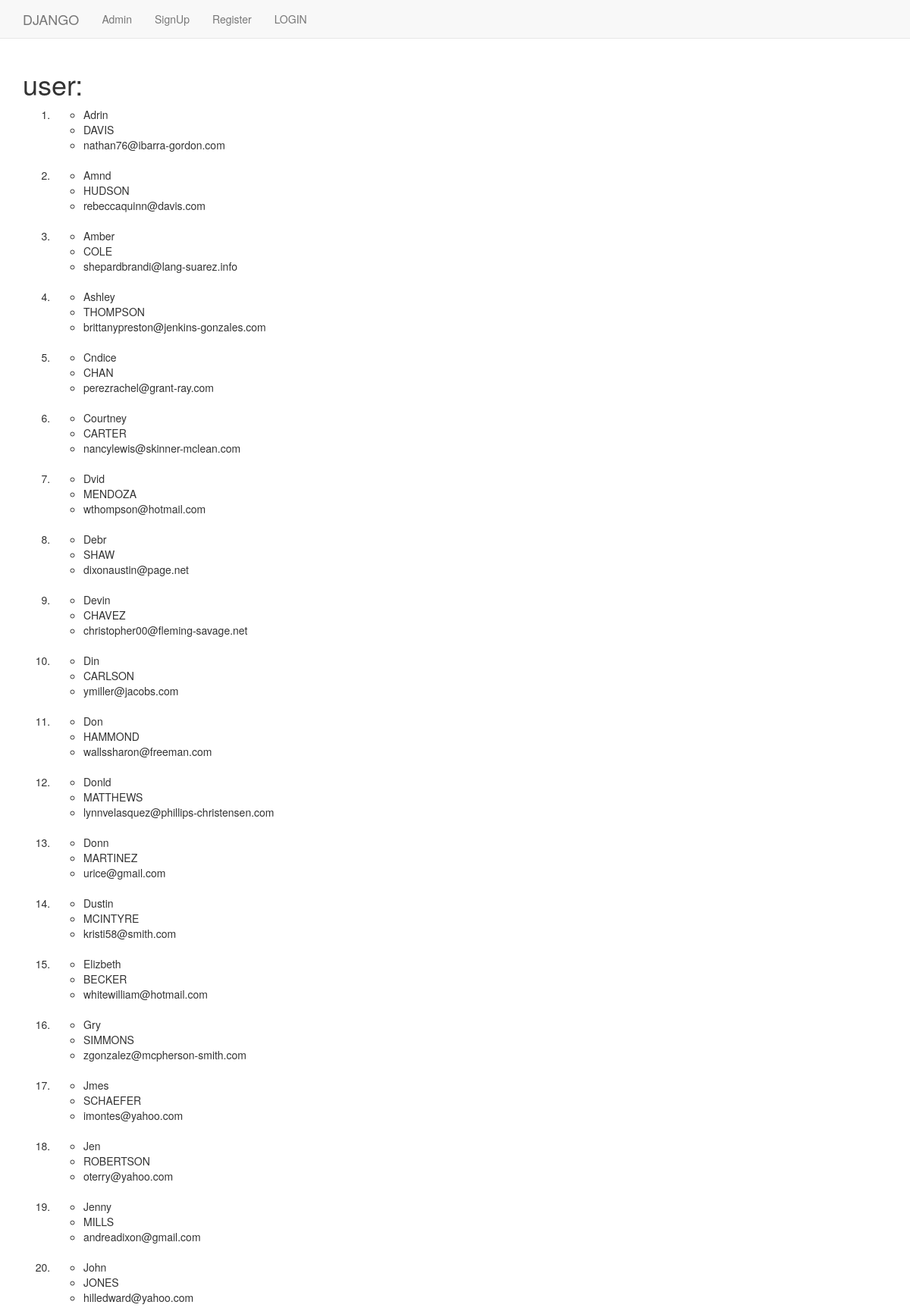
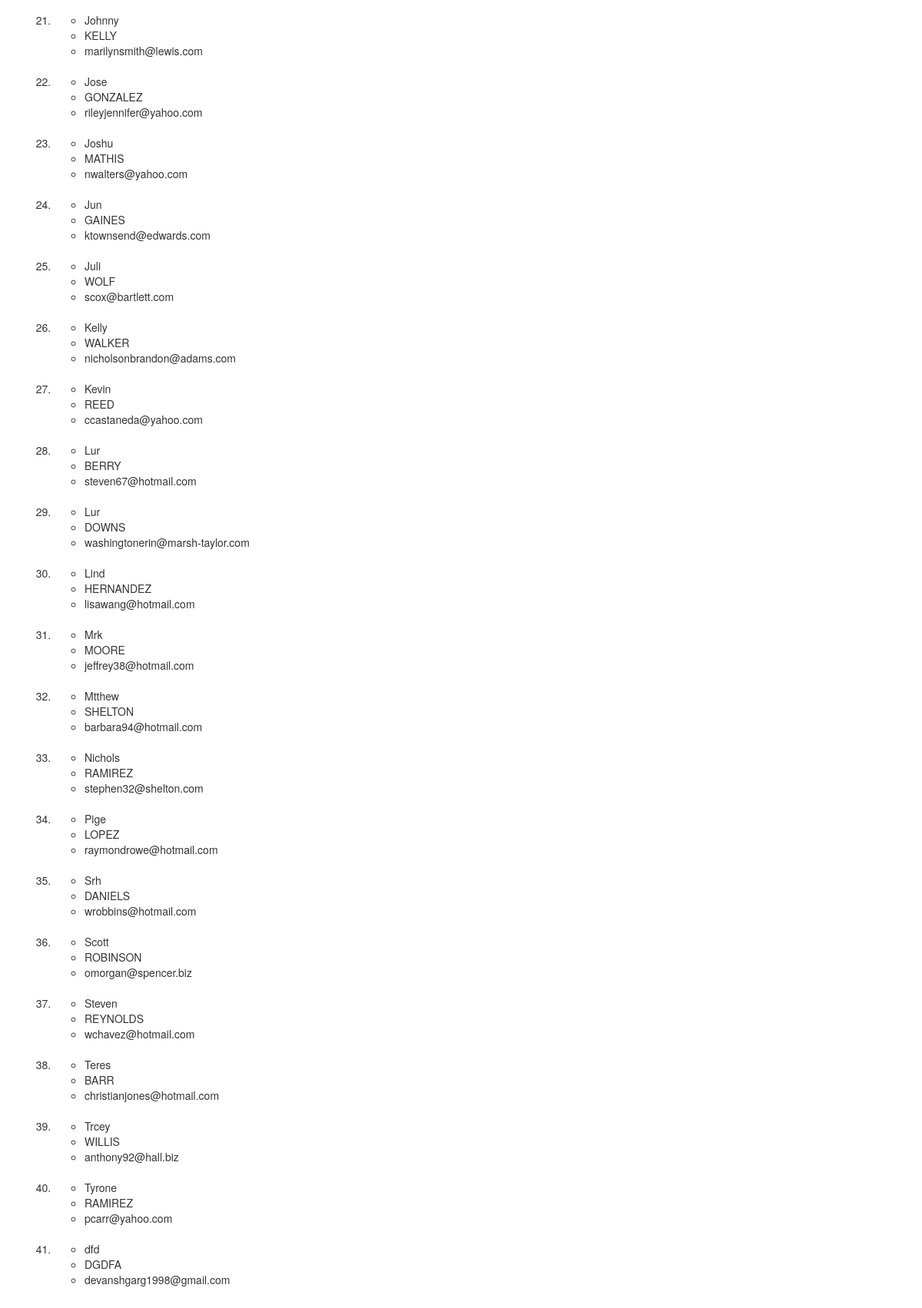
The page /app2/users/ on the database its author committed (2 pictures, top to bottom).
### app2/models.py (models this page shows, shortened)
class Users(models.Model):
    f_name = models.CharField(max_length=264)
    l_name = models.CharField(max_length=264)
    email = models.EmailField(max_length=264, unique=True)

### app2/views.py (the view)
def user(request):
    user_list = Users.objects.order_by('f_name')
    user_dict = {'users': user_list}
    return render(request,'app2/users.html', context=user_dict)

### app2/templatetags/myFilters.py (called while the page is built)
def cut(value,arg):
    return value.replace(arg,'')

### templates/app2/users.html (shortened to what this page needs)
<!DOCTYPE html>
<head>
</head>
{% extends "app2/base.html" %}
{% load myFilters %}
{% block body_blok %}
<h1> user: </h1>
{% if users %}
 <ol>
     {% for i in users %}
     <li>
     <ul>
         <li> {{ i.f_name|cut:'a' }}</li>
         <li> {{ i.l_name|upper }}</li>
         <li> {{ i.email }}</li>
     </ul>
     </li><br>
     {% endfor %}
 </ol>
{% endif %}
{% endblock %}

### templates/app2/base.html (shortened to what this page needs)
<!DOCTYPE html>
<html lang="en">
<head>
    <link rel="stylesheet" href="https://maxcdn.bootstrapcdn.com/bootstrap/3.4.1/css/bootstrap.min.css">
</head>
<body>
     <nav class="navbar navbar-default navbar-static-top">
      <div class="container">
        <ul class="nav navbar-nav">
          <li><a class="navbar-brand" href="{% url 'index' %}">DJANGO</a></li>
          <li><a class="navbar-link" href="{% url 'admin:index' %}">Admin</a></li>
          <li><a class="navbar-link" href="{% url 'app2:form_model' %}">SignUp</a></li>
          <li><a class="navbar-link" href="{% url 'app2:register' %}">Register</a></li>
          {% if user.is_authenticated %}
            <li><a class="navbar-link" href="{% url 'app2:logout' %}">LOGOUT</a></li>
          {% else %}
            <li><a class="navbar-link" href="{% url 'app2:user_login' %}">LOGIN</a></li>
          {% endif %}
        </ul>
      </div>
    </nav>
    <div class="container">
        {% block body_blok %}{% endblock %}
    </div>
</body>
</html>

### rows shown on the page
Users: f_name "Adrin", l_name "DAVIS", email "nathan76@ibarra-gordon.com"
Users: f_name "Amnd", l_name "HUDSON", email "rebeccaquinn@davis.com"
Users: f_name "Amber", l_name "COLE", email "shepardbrandi@lang-suarez.info"
Users: f_name "Ashley", l_name "THOMPSON", email "brittanypreston@jenkins-gonzales.com"
Users: f_name "Cndice", l_name "CHAN", email "perezrachel@grant-ray.com"
Users: f_name "Courtney", l_name "CARTER", email "nancylewis@skinner-mclean.com"
Users: f_name "Dvid", l_name "MENDOZA", email "wthompson@hotmail.com"
Users: f_name "Debr", l_name "SHAW", email "dixonaustin@page.net"
Users: f_name "Devin", l_name "CHAVEZ", email "christopher00@fleming-savage.net"
Users: f_name "Din", l_name "CARLSON", email "ymiller@jacobs.com"
Users: f_name "Don", l_name "HAMMOND", email "wallssharon@freeman.com"
Users: f_name "Donld", l_name "MATTHEWS", email "lynnvelasquez@phillips-christensen.com"
Users: f_name "Donn", l_name "MARTINEZ", email "urice@gmail.com"
Users: f_name "Dustin", l_name "MCINTYRE", email "kristi58@smith.com"
Users: f_name "Elizbeth", l_name "BECKER", email "whitewilliam@hotmail.com"
Users: f_name "Gry", l_name "SIMMONS", email "zgonzalez@mcpherson-smith.com"
Users: f_name "Jmes", l_name "SCHAEFER", email "imontes@yahoo.com"
Users: f_name "Jen", l_name "ROBERTSON", email "oterry@yahoo.com"
Users: f_name "Jenny", l_name "MILLS", email "andreadixon@gmail.com"
Users: f_name "John", l_name "JONES", email "hilledward@yahoo.com"
Users: f_name "Johnny", l_name "KELLY", email "marilynsmith@lewis.com"
Users: f_name "Jose", l_name "GONZALEZ", email "rileyjennifer@yahoo.com"
Users: f_name "Joshu", l_name "MATHIS", email "nwalters@yahoo.com"
Users: f_name "Jun", l_name "GAINES", email "ktownsend@edwards.com"
Users: f_name "Juli", l_name "WOLF", email "scox@bartlett.com"
Users: f_name "Kelly", l_name "WALKER", email "nicholsonbrandon@adams.com"
Users: f_name "Kevin", l_name "REED", email "ccastaneda@yahoo.com"
Users: f_name "Lur", l_name "BERRY", email "steven67@hotmail.com"
Users: f_name "Lur", l_name "DOWNS", email "washingtonerin@marsh-taylor.com"
Users: f_name "Lind", l_name "HERNANDEZ", email "lisawang@hotmail.com"
Users: f_name "Mrk", l_name "MOORE", email "jeffrey38@hotmail.com"
Users: f_name "Mtthew", l_name "SHELTON", email "barbara94@hotmail.com"
Users: f_name "Nichols", l_name "RAMIREZ", email "stephen32@shelton.com"
Users: f_name "Pige", l_name "LOPEZ", email "raymondrowe@hotmail.com"
Users: f_name "Srh", l_name "DANIELS", email "wrobbins@hotmail.com"
Users: f_name "Scott", l_name "ROBINSON", email "omorgan@spencer.biz"
Users: f_name "Steven", l_name "REYNOLDS", email "wchavez@hotmail.com"
Users: f_name "Teres", l_name "BARR", email "christianjones@hotmail.com"
Users: f_name "Trcey", l_name "WILLIS", email "anthony92@hall.biz"
Users: f_name "Tyrone", l_name "RAMIREZ", email "pcarr@yahoo.com"
Users: f_name "dfd", l_name "DGDFA", email "devanshgarg1998@gmail.com"
